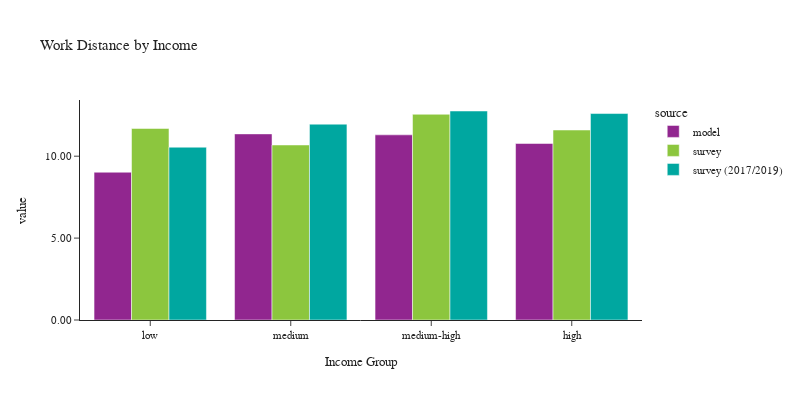

Notebook code for this chart:
### Code cell
plot_work_location(df_workers, 'hhincome_group', 'Income', 'Income Group')

### Figure 1 — Plotly figure (JSON) as saved in the notebook; plotly's stock layout.template omitted (floating-point values rounded to 4 significant figures)
{"data": [{"alignmentgroup": "True", "customdata": [[241675], [470182], [660808], [834326]], "hovertemplate": "source=model<br>hhincome_group=%{x}<br>value=%{y}<br>sample count=%{customdata[0]}<extra></extra>", "legendgroup": "model", "marker": {"color": "#91268F", "pattern": {"shape": ""}}, "name": "model", "offsetgroup": "model", "orientation": "v", "showlegend": true, "textposition": "auto", "type": "bar", "x": ["low", "medium", "medium-high", "high"], "xaxis": "x", "y": [9.021, 11.36, 11.3, 10.78], "yaxis": "y"}, {"alignmentgroup": "True", "customdata": [[614], [586], [895], [597]], "hovertemplate": "source=survey<br>hhincome_group=%{x}<br>value=%{y}<br>sample count=%{customdata[0]}<extra></extra>", "legendgroup": "survey", "marker": {"color": "#8CC63E", "pattern": {"shape": ""}}, "name": "survey", "offsetgroup": "survey", "orientation": "v", "showlegend": true, "textposition": "auto", "type": "bar", "x": ["low", "medium", "medium-high", "high"], "xaxis": "x", "y": [11.69, 10.69, 12.56, 11.6], "yaxis": "y"}, {"alignmentgroup": "True", "customdata": [[1342], [1539], [1920], [794]], "hovertemplate": "source=survey (2017/2019)<br>hhincome_group=%{x}<br>value=%{y}<br>sample count=%{customdata[0]}<extra></extra>", "legendgroup": "survey (2017/2019)", "marker": {"color": "#00A7A0", "pattern": {"shape": ""}}, "name": "survey (2017/2019)", "offsetgroup": "survey (2017/2019)", "orientation": "v", "showlegend": true, "textposition": "auto", "type": "bar", "x": ["low", "medium", "medium-high", "high"], "xaxis": "x", "y": [10.55, 11.95, 12.76, 12.6], "yaxis": "y"}], "layout": {"barmode": "group", "font": {"size": 11}, "height": 400, "legend": {"title": {"text": "source"}, "tracegroupgap": 0}, "title": {"text": "Work Distance by Income"}, "width": 800, "xaxis": {"anchor": "y", "domain": [0.0, 1.0], "title": {"text": "Income Group"}}, "yaxis": {"anchor": "x", "domain": [0.0, 1.0], "tickformat": ".2f", "title": {"text": "value"}}}}
